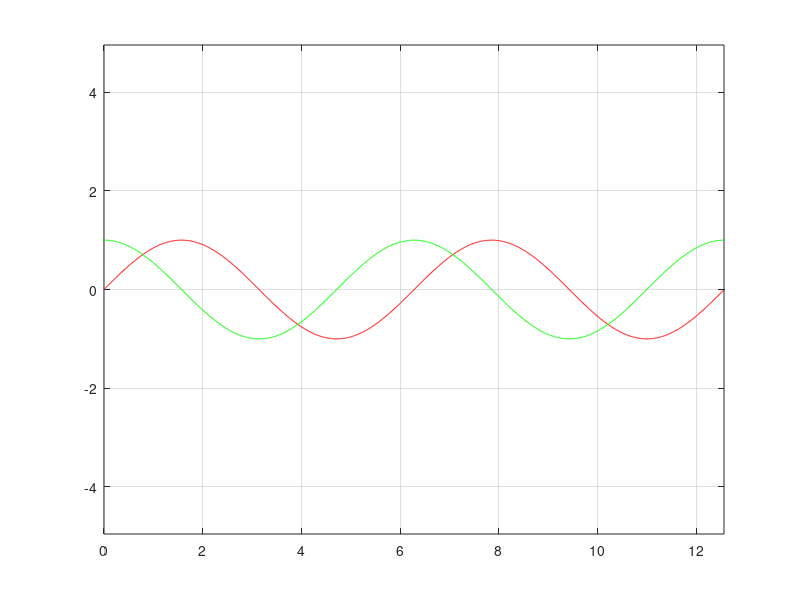

Source code (MATLAB):
%funzione y=x-2
x=[-5 -4 -3 -2 -1 0 1 2 3 4 5 6];
y=x-2;
plot(x, y, 'c-')              %la '' cambia il tipo della linea

%triangolo
x=[1 5 3 1];
y=[1 1 3 1];
plot(x,y)

%retta intervallo
x=-5:0.01:5;                  %intervallo che parte da -5 e aggiunge 0.01 fino a 5
y=x-2;
plot(x,y,'o')

%circonferenza gognometrica
alpha=0:0.01:2*pi;
x=cos(alpha);
y=sin(alpha);
plot(x,y)
axis equal

%sinusoide y=sin(alpha)
alpha=-4*pi:0.01:4*pi;
y=sin(alpha);
plot(alpha,y)
axis equal

%doppia sinusoide 
alpha=0:0.01:4*pi;
ys=sin(alpha);
yc=cos(alpha);
plot(alpha,ys,'r')
hold on;                      %mette in pausa il grafico per disegnare piu linee
plot(alpha,yc,'g')
hold off;                     %toglie la pausa adal grafico
grid on;                      %attiva la griglia
axis equal